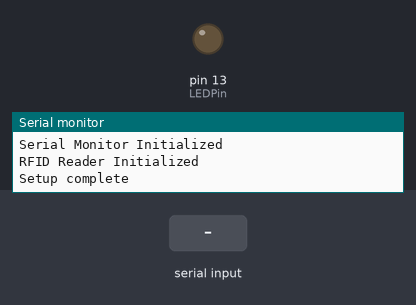
Bench run of a sketch on a simulated Arduino Mega 2560, built with avr-gcc and run on an emulated ATmega2560. On the bench: output pins drawn as LEDs (lit = HIGH), the last lines printed to the serial monitor. The inputs (shaded band) are chosen by the test bench. Pins used as bus, display or sensor lines are not drawn.

Above: at 1.2 s.
1.3 s: "1" received over the second serial link
At 1.5 s:
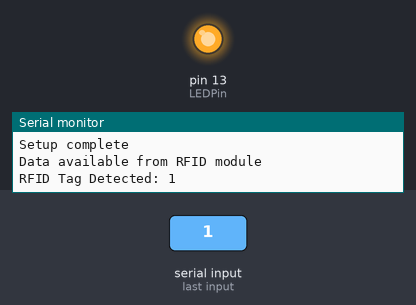
Timing chart, 0 to 4.3 s (numbered marks = the images above; inputs shaded):
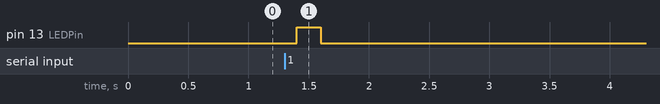

The sketch:

Cat_RP2040__reader_test.ino
```cpp
const int rstPin = 7;
const int LEDPin = LED_BUILTIN;

unsigned long lastRFIDResetTime = 0;
const unsigned long rfidResetInterval = 5000;

void setup() {
  Serial.begin(115200);
  while (!Serial) { ; }
  Serial.println("Serial Monitor Initialized");

  pinMode(LEDPin, OUTPUT);

  Serial1.begin(9600);
  Serial.println("RFID Reader Initialized");

  pinMode(rstPin, OUTPUT);
  digitalWrite(rstPin, HIGH);

  Serial.println("Setup complete");
}

void loop() {
  unsigned long currentMillis = millis();

  // Periodically reset the RFID reader
  if (currentMillis - lastRFIDResetTime >= rfidResetInterval) {
    resetRFIDModule();
    lastRFIDResetTime = currentMillis;
  }

  // Check for RFID data
  if (Serial1.available()) {
    String rfidData = "";
    unsigned long startTime = millis();

    while (millis() - startTime < 100) {
      if (Serial1.available()) {
        char c = Serial1.read();
        rfidData += c;
        startTime = millis(); // Reset the timer if we've received data
      }
    }

    if (rfidData.length() > 0) {
      Serial.println("Data available from RFID module");
      Serial.print("RFID Tag Detected: ");
      Serial.println(rfidData);

      digitalWrite(LEDPin, HIGH);
      delay(200);
      digitalWrite(LEDPin, LOW);
    }
  }
}

void resetRFIDModule() {
  digitalWrite(rstPin, LOW);
  delay(50);
  digitalWrite(rstPin, HIGH);
  delay(50);
  Serial.println("RFID Reader Reset");
}
```

Measured:
- after the input at 1.3 s, pin 13 (LEDPin): LOW → HIGH after 0.10 s, → LOW 0.20 s later
